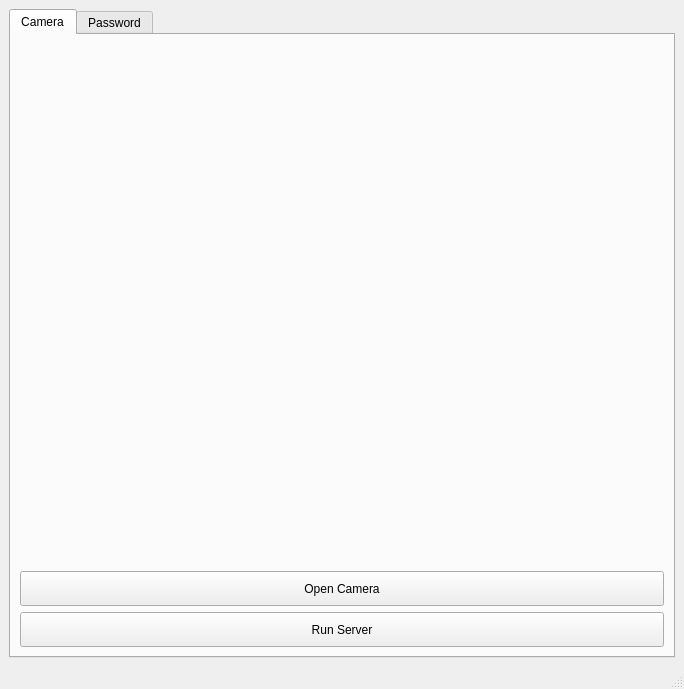
<?xml version="1.0" encoding="UTF-8"?>
<ui version="4.0">
 <class>MainWindow</class>
 <widget class="QMainWindow" name="MainWindow">
  <property name="geometry">
   <rect>
    <x>0</x>
    <y>0</y>
    <width>684</width>
    <height>689</height>
   </rect>
  </property>
  <property name="sizePolicy">
   <sizepolicy hsizetype="Fixed" vsizetype="Fixed">
    <horstretch>0</horstretch>
    <verstretch>0</verstretch>
   </sizepolicy>
  </property>
  <property name="windowTitle">
   <string>MainWindow</string>
  </property>
  <widget class="QWidget" name="centralwidget">
   <layout class="QGridLayout" name="gridLayout_2">
    <item row="0" column="0" rowspan="3" colspan="2">
     <widget class="QTabWidget" name="tabWidget">
      <property name="currentIndex">
       <number>0</number>
      </property>
      <widget class="QWidget" name="tab">
       <attribute name="title">
        <string>Camera</string>
       </attribute>
       <layout class="QGridLayout" name="gridLayout">
        <item row="0" column="0">
         <layout class="QVBoxLayout" name="verticalLayout_2">
          <item>
           <widget class="QLabel" name="label_img">
            <property name="minimumSize">
             <size>
              <width>640</width>
              <height>480</height>
             </size>
            </property>
            <property name="maximumSize">
             <size>
              <width>640</width>
              <height>480</height>
             </size>
            </property>
            <property name="cursor">
             <cursorShape>CrossCursor</cursorShape>
            </property>
            <property name="text">
             <string/>
            </property>
           </widget>
          </item>
          <item>
           <widget class="QLabel" name="label_server">
            <property name="text">
             <string/>
            </property>
           </widget>
          </item>
          <item>
           <layout class="QVBoxLayout" name="verticalLayout">
            <item>
             <widget class="QPushButton" name="btn_play">
              <property name="minimumSize">
               <size>
                <width>0</width>
                <height>35</height>
               </size>
              </property>
              <property name="cursor">
               <cursorShape>PointingHandCursor</cursorShape>
              </property>
              <property name="text">
               <string>Open Camera</string>
              </property>
             </widget>
            </item>
            <item>
             <widget class="QPushButton" name="btn_server">
              <property name="minimumSize">
               <size>
                <width>0</width>
                <height>35</height>
               </size>
              </property>
              <property name="cursor">
               <cursorShape>PointingHandCursor</cursorShape>
              </property>
              <property name="text">
               <string>Run Server</string>
              </property>
             </widget>
            </item>
           </layout>
          </item>
         </layout>
        </item>
       </layout>
      </widget>
      <widget class="QWidget" name="tab_2">
       <attribute name="title">
        <string>Password</string>
       </attribute>
       <layout class="QGridLayout" name="gridLayout_5">
        <item row="0" column="0">
         <layout class="QVBoxLayout" name="verticalLayout_3">
          <item>
           <spacer name="verticalSpacer_2">
            <property name="orientation">
             <enum>Qt::Vertical</enum>
            </property>
            <property name="sizeHint" stdset="0">
             <size>
              <width>20</width>
              <height>138</height>
             </size>
            </property>
           </spacer>
          </item>
          <item>
           <widget class="QFrame" name="frame_2">
            <property name="frameShape">
             <enum>QFrame::Box</enum>
            </property>
            <property name="frameShadow">
             <enum>QFrame::Raised</enum>
            </property>
            <layout class="QGridLayout" name="gridLayout_13">
             <item row="0" column="0">
              <layout class="QVBoxLayout" name="verticalLayout_16">
               <item>
                <layout class="QVBoxLayout" name="verticalLayout_15">
                 <item>
                  <layout class="QVBoxLayout" name="verticalLayout_13">
                   <item>
                    <layout class="QVBoxLayout" name="verticalLayout_12">
                     <item>
                      <layout class="QHBoxLayout" name="horizontalLayout_9">
                       <item>
                        <layout class="QVBoxLayout" name="verticalLayout_4">
                         <item>
                          <layout class="QHBoxLayout" name="horizontalLayout_3">
                           <item>
                            <widget class="QLabel" name="label">
                             <property name="font">
                              <font>
                               <pointsize>10</pointsize>
                              </font>
                             </property>
                             <property name="text">
                              <string>UserName</string>
                             </property>
                            </widget>
                           </item>
                           <item>
                            <spacer name="horizontalSpacer_2">
                             <property name="orientation">
                              <enum>Qt::Horizontal</enum>
                             </property>
                             <property name="sizeHint" stdset="0">
                              <size>
                               <width>158</width>
                               <height>20</height>
                              </size>
                             </property>
                            </spacer>
                           </item>
                          </layout>
                         </item>
                         <item>
                          <widget class="QLineEdit" name="lineEdit_username">
                           <property name="minimumSize">
                            <size>
                             <width>0</width>
                             <height>30</height>
                            </size>
                           </property>
                           <property name="font">
                            <font>
                             <pointsize>13</pointsize>
                            </font>
                           </property>
                          </widget>
                         </item>
                        </layout>
                       </item>
                       <item>
                        <layout class="QVBoxLayout" name="verticalLayout_11">
                         <item>
                          <layout class="QHBoxLayout" name="horizontalLayout_4">
                           <item>
                            <widget class="QLabel" name="label_2">
                             <property name="font">
                              <font>
                               <pointsize>10</pointsize>
                              </font>
                             </property>
                             <property name="text">
                              <string>Password</string>
                             </property>
                            </widget>
                           </item>
                           <item>
                            <spacer name="horizontalSpacer_4">
                             <property name="orientation">
                              <enum>Qt::Horizontal</enum>
                             </property>
                             <property name="sizeHint" stdset="0">
                              <size>
                               <width>148</width>
                               <height>20</height>
                              </size>
                             </property>
                            </spacer>
                           </item>
                          </layout>
                         </item>
                         <item>
                          <widget class="QLineEdit" name="lineEdit_password">
                           <property name="minimumSize">
                            <size>
                             <width>0</width>
                             <height>30</height>
                            </size>
                           </property>
                           <property name="font">
                            <font>
                             <pointsize>13</pointsize>
                            </font>
                           </property>
                          </widget>
                         </item>
                        </layout>
                       </item>
                      </layout>
                     </item>
                     <item>
                      <widget class="QPushButton" name="btn_apply_hash">
                       <property name="minimumSize">
                        <size>
                         <width>0</width>
                         <height>30</height>
                        </size>
                       </property>
                       <property name="font">
                        <font>
                         <pointsize>10</pointsize>
                        </font>
                       </property>
                       <property name="cursor">
                        <cursorShape>PointingHandCursor</cursorShape>
                       </property>
                       <property name="text">
                        <string>Apply Hash Function</string>
                       </property>
                      </widget>
                     </item>
                    </layout>
                   </item>
                   <item>
                    <layout class="QHBoxLayout" name="horizontalLayout_10">
                     <item>
                      <widget class="QGroupBox" name="groupBox_2">
                       <property name="font">
                        <font>
                         <pointsize>10</pointsize>
                        </font>
                       </property>
                       <property name="title">
                        <string>Hashed Username</string>
                       </property>
                       <layout class="QGridLayout" name="gridLayout_3">
                        <item row="0" column="0">
                         <widget class="QLabel" name="label_hashed_username">
                          <property name="minimumSize">
                           <size>
                            <width>150</width>
                            <height>20</height>
                           </size>
                          </property>
                          <property name="font">
                           <font>
                            <pointsize>13</pointsize>
                           </font>
                          </property>
                          <property name="cursor">
                           <cursorShape>CrossCursor</cursorShape>
                          </property>
                          <property name="text">
                           <string/>
                          </property>
                         </widget>
                        </item>
                       </layout>
                      </widget>
                     </item>
                     <item>
                      <widget class="QGroupBox" name="groupBox_3">
                       <property name="font">
                        <font>
                         <pointsize>10</pointsize>
                        </font>
                       </property>
                       <property name="title">
                        <string>Hashed Password</string>
                       </property>
                       <layout class="QGridLayout" name="gridLayout_4">
                        <item row="0" column="0">
                         <widget class="QLabel" name="label_hashed_password">
                          <property name="minimumSize">
                           <size>
                            <width>150</width>
                            <height>20</height>
                           </size>
                          </property>
                          <property name="font">
                           <font>
                            <pointsize>13</pointsize>
                           </font>
                          </property>
                          <property name="cursor">
                           <cursorShape>CrossCursor</cursorShape>
                          </property>
                          <property name="text">
                           <string/>
                          </property>
                         </widget>
                        </item>
                       </layout>
                      </widget>
                     </item>
                    </layout>
                   </item>
                  </layout>
                 </item>
                 <item>
                  <layout class="QHBoxLayout" name="horizontalLayout_12"/>
                 </item>
                </layout>
               </item>
               <item>
                <widget class="QPushButton" name="btn_export_hash">
                 <property name="minimumSize">
                  <size>
                   <width>0</width>
                   <height>40</height>
                  </size>
                 </property>
                 <property name="font">
                  <font>
                   <pointsize>10</pointsize>
                   <weight>75</weight>
                   <bold>true</bold>
                  </font>
                 </property>
                 <property name="cursor">
                  <cursorShape>PointingHandCursor</cursorShape>
                 </property>
                 <property name="text">
                  <string>Export NamePass file</string>
                 </property>
                </widget>
               </item>
              </layout>
             </item>
            </layout>
           </widget>
          </item>
          <item>
           <spacer name="verticalSpacer">
            <property name="orientation">
             <enum>Qt::Vertical</enum>
            </property>
            <property name="sizeHint" stdset="0">
             <size>
              <width>20</width>
              <height>148</height>
             </size>
            </property>
           </spacer>
          </item>
         </layout>
        </item>
       </layout>
      </widget>
     </widget>
    </item>
   </layout>
  </widget>
  <widget class="QMenuBar" name="menubar">
   <property name="geometry">
    <rect>
     <x>0</x>
     <y>0</y>
     <width>684</width>
     <height>21</height>
    </rect>
   </property>
  </widget>
  <widget class="QStatusBar" name="statusbar"/>
 </widget>
 <resources/>
 <connections/>
</ui>
